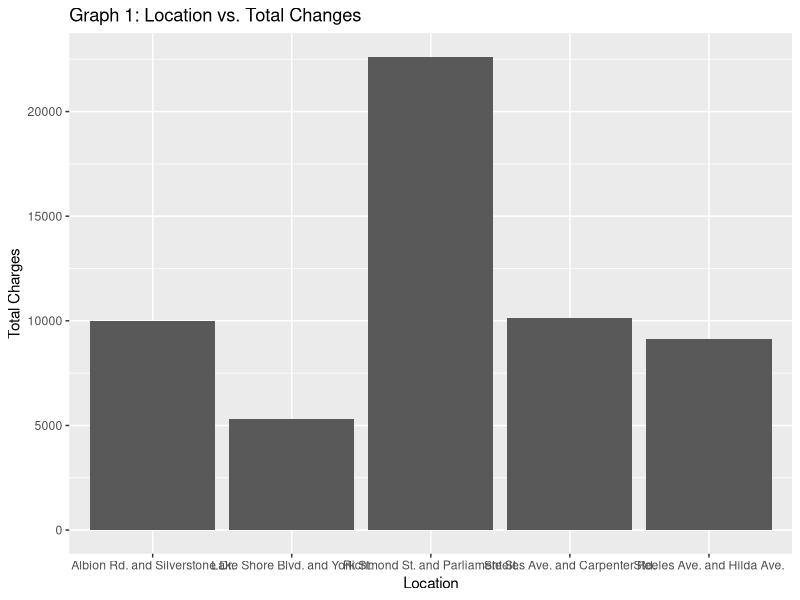

Write the R code that produced this figure.
## ---- chunk 1
#| message: false
#| echo: false

### Workspace setup ###

# Install packages
# install.packages("tidyverse")
# install.packages("dplyr")
# install.packages("ggplot2")
# install.packages("kableExtra")

# Load packages
library(tidyverse)
library(dplyr)
library(ggplot2)
library(kableExtra)

# Read in cleaned data
cleaned_red_light_data <- read.csv("outputs/data/cleaned_red_light_data.csv")

## ---- chunk 2
#| echo: false 
# code not included in doc
#| warning: false 
# no warnings in the doc
#| message: false 
# no messages in the doc
  
### Stimulate data ###
table1 <- cleaned_red_light_data

# rename the columns 
colnames(table1) = c("Location", "2012", "2013", "2014", "2015", "2016", "2017", "2018", "2019", "2020", "2021", "2022")

# add a column for the sum of charges called Total_Charges  
table1$Total_Charges <- rowSums(sapply(table1[,2:12],function(x)as.numeric(as.character(x))))

# make table cuter
cutie <- kable(table1, format = 'latex', booktable = TRUE, caption = 'Total Number of Charges per Year Based on Location') %>% kable_styling(latex_options = 'scale_down')
cutie

## ---- chunk 3
#| echo: false 
# code not included in doc
#| warning: false 
# no warnings in the doc
#| message: false 
# no messages in the doc

# Want to plot location on x axis and sum charges  on y axis
# creating meaningful axies names, x is intersection and y is Total Charges
bar1 <- table1[,c(1,13)]
ggplot(table1 = bar1$Location) + geom_col(aes(x= table1$Location, y = table1$Total_Charges)) +labs(title = "Graph 1: Location vs. Total Changes", y = "Total Charges", x = "Location") 

# Here, trying to make x axies either angled or perpendicular so as to be readable.

#bar1 = go.Figure(my_fig)
#bar1.update_xaxes)tickangle=45)
#bar1.show()

#+(theme(axis.text.x = element_text(angle = 45, vjust =1, hjust = 1))
